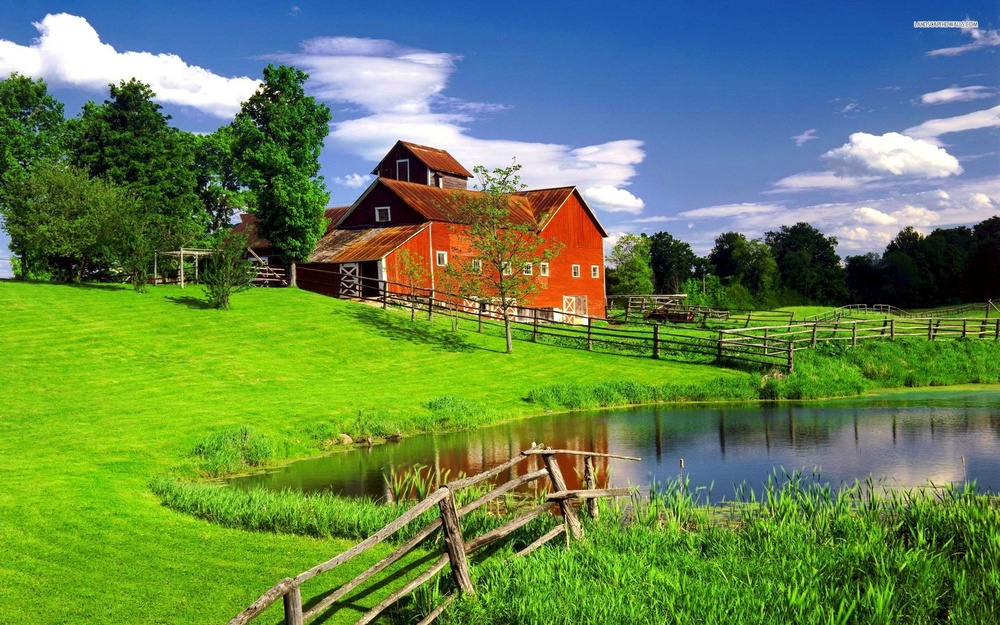
#> input picture Machine Learning/Assignment5Final/scenery.jpg, 1000 x 625 px, shrunk from 1920 x 1200 before the run
$ python ML1.py   (older library calls are emulated)
#> lines starting #> are read from the running program, lines starting #| are printed output that depends on the picture; long printed decimals are rounded
#> the answer given: 1
import numpy as np
import Image
import scipy
import os

# RGB Images
def loadImage(image):
#> called with image = 'scenery.jpg'
    im = Image.open(image);
#> im is the input picture: PIL image 1000x625 RGB; mean R, G, B 101.9, 132.5, 81.6
    mat = np.asarray(im);
    imageMatR = [];
    imageMatG = [];
    imageMatB = [];
    for i in range(0,mat.shape[0]):
        arrayr = [];
        arrayg = [];
        arrayb = [];
        for j in range(0,mat.shape[1]):
            arrayr.append(mat[i][j][0]);
            arrayg.append(mat[i][j][1]);
            arrayb.append(mat[i][j][2]);
        imageMatR.append(arrayr);
        imageMatG.append(arrayg);
        imageMatB.append(arrayb);
#> after the loop, imageMatB = 625 items; imageMatG = 625 items; imageMatR = 625 items
    return np.asarray(imageMatR),np.asarray(imageMatG),np.asarray(imageMatB);

# Perform SVD of matrix
def svdImage(mat):
    U,s,V = np.linalg.svd(mat,full_matrices=True);
    matDim = mat.shape;
    dim = (s.shape)[0];
    S = np.zeros((matDim),dtype=np.int)
    S[:dim,:dim] = np.diag(s);
    return U,S,V,s

# Takes only certain percentage of S
def newUSV(U,S,V,s,perc):
    n = int(round(perc*s.shape[0]));
    Unew = U[:,0:n];
    Snew = np.zeros((n,n),dtype=np.int);
    news = s[0:n]
    Snew[:n,:n] = np.diag(news);
    Vnew = V[0:n,:]
    return Unew,Snew,Vnew;

# Calculate dot Products
def dotPr(U,S,V):
    newMat = np.dot(U,np.dot(S,V));
    newMat = np.around(newMat);
    newMat = np.uint8(newMat);
    return newMat;

# Reconstructs images based on R G B
def reconstImage(R,G,B,num):
    imageMat = [];
    for i in range(0,R.shape[0]):
        imrow = [];
        for j in range(0,R.shape[1]):
            imrow.append((R[i][j],G[i][j],B[i][j]));
        imageMat.append(imrow);
    directory = 'ML1images';
    if not os.path.exists(directory):
            os.makedirs(directory)
    name = 'ML1images/'+num +'.jpeg';
    img = Image.fromarray(np.asarray(imageMat));
    img.save(name)
    return imageMat;

# Finds frobenius norm
def frobNorm(mat):
    return np.linalg.norm(mat);

print("Choose which Image to perform SVD on: ");
print("1. cartoon.jpg - Small Image");
print("2. scenery.jpg - Large Image");
n = input("Enter your Choice:");
if n == 1:
	img = "cartoon.jpg";
else:
	img = "scenery.jpg";

imageMatR,imageMatG,imageMatB = loadImage(img);

# SVD for R G B
Ur,Sr,Vr,sr = svdImage(imageMatR);
#> in svdImage, `U,s,V = np.linalg.svd(mat,full_matrices=True);`:
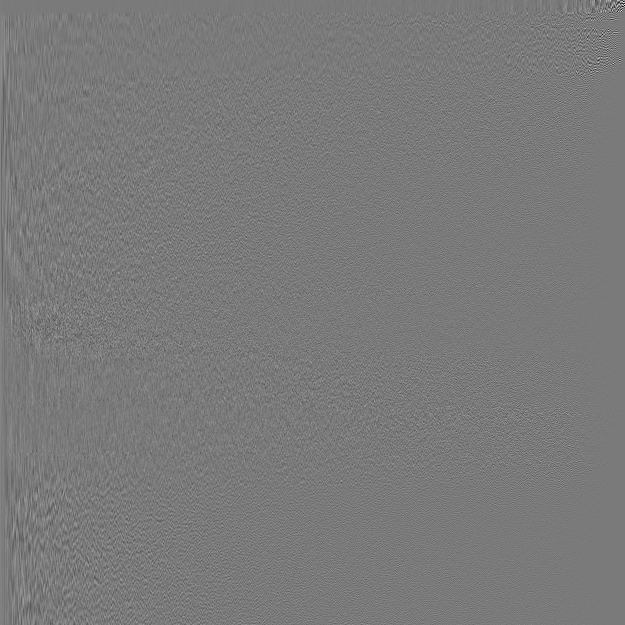
#> U: shape (625, 625) float64; min -0.542, max 0.587, mean 8.29e-05; drawn with min black and max white
#> in svdImage, `U,s,V = np.linalg.svd(mat,full_matrices=True);`:
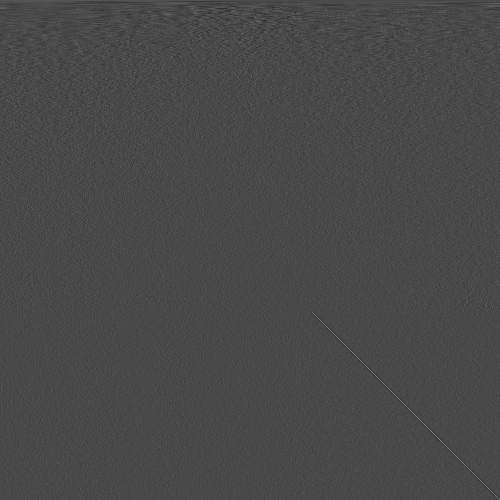
#> V: shape (1000, 1000) float64 (shown at 1/2 size); min -0.239, max 0.59, mean 3.55e-05; drawn with min black and max white
#> in svdImage, `U,s,V = np.linalg.svd(mat,full_matrices=True);`: s = 625 values, max 83322.1 at index 0, min 6.21 at index 624, mean 864.4
#> sr has the same summary as s in svdImage
Ug,Sg,Vg,sg = svdImage(imageMatG);
#> sg = 625 values, max 107847.2 at index 0, min 6.24 at index 624, mean 898.4
Ub,Sb,Vb,sb = svdImage(imageMatB);
#> sb = 625 values, max 82993.6 at index 0, min 7.25 at index 624, mean 772.4

# Image matrix for 10 percent
U10r,S10r,V10r = newUSV(Ur,Sr,Vr,sr,0.1);
#> in newUSV, `news = s[0:n]`: news = 62 values, max 83322.1 at index 0, min 1507 at index 61, mean 4913.5
U10g,S10g,V10g = newUSV(Ug,Sg,Vg,sg,0.1);
U10b,S10b,V10b = newUSV(Ub,Sb,Vb,sb,0.1);
imageMat10R = dotPr(U10r,S10r,V10r);
imageMat10G = dotPr(U10g,S10g,V10g);
imageMat10B = dotPr(U10b,S10b,V10b);

# Image matrix for 25 percent
U25r,S25r,V25r = newUSV(Ur,Sr,Vr,sr,0.25);
#> call 4 of newUSV, with s = array of shape (625,), perc = 0.25
#> in newUSV (call 4), `Unew = U[:,0:n];`:
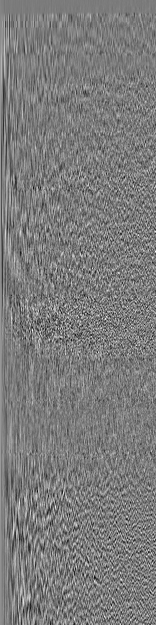
#> Unew: shape (625, 156) float64; min -0.198, max 0.21, mean 0.000298; drawn with min black and max white
#> in newUSV (call 4), `news = s[0:n]`: news = 156 values, max 83322.1 at index 0, min 753.2 at index 155, mean 2574.5
U25g,S25g,V25g = newUSV(Ug,Sg,Vg,sg,0.25);
#> in newUSV (call 5), `Unew = U[:,0:n];`:
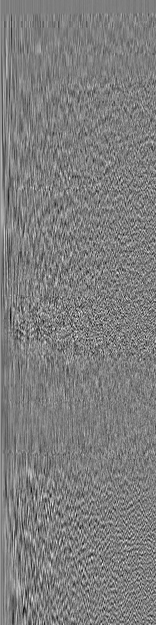
#> Unew: shape (625, 156) float64; min -0.213, max 0.217, mean 0.000268; drawn with min black and max white
#> in newUSV (call 5), `news = s[0:n]`: news = 156 values, max 107847.2 at index 0, min 769.2 at index 155, mean 2709.6
U25b,S25b,V25b = newUSV(Ub,Sb,Vb,sb,0.25);
#> in newUSV (call 6), `Unew = U[:,0:n];`:
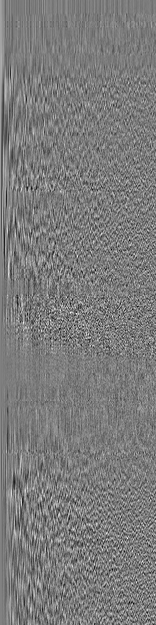
#> Unew: shape (625, 156) float64; min -0.212, max 0.225, mean 0.000116; drawn with min black and max white
#> in newUSV (call 6), `news = s[0:n]`: news = 156 values, max 82993.6 at index 0, min 681 at index 155, mean 2259.4
#> in newUSV (call 6), `Vnew = V[0:n,:]`:
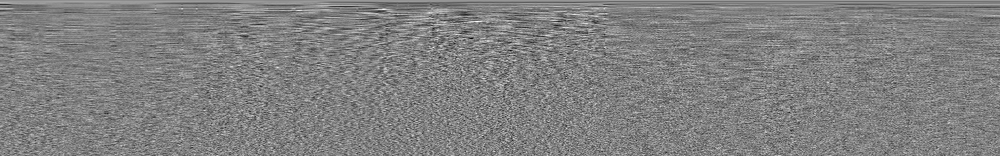
#> Vnew: shape (156, 1000) float64; min -0.193, max 0.189, mean 0.000263; drawn with min black and max white
imageMat25R = dotPr(U25r,S25r,V25r);
imageMat25G = dotPr(U25g,S25g,V25g);
#> in dotPr (call 5), `newMat = np.uint8(newMat);`:
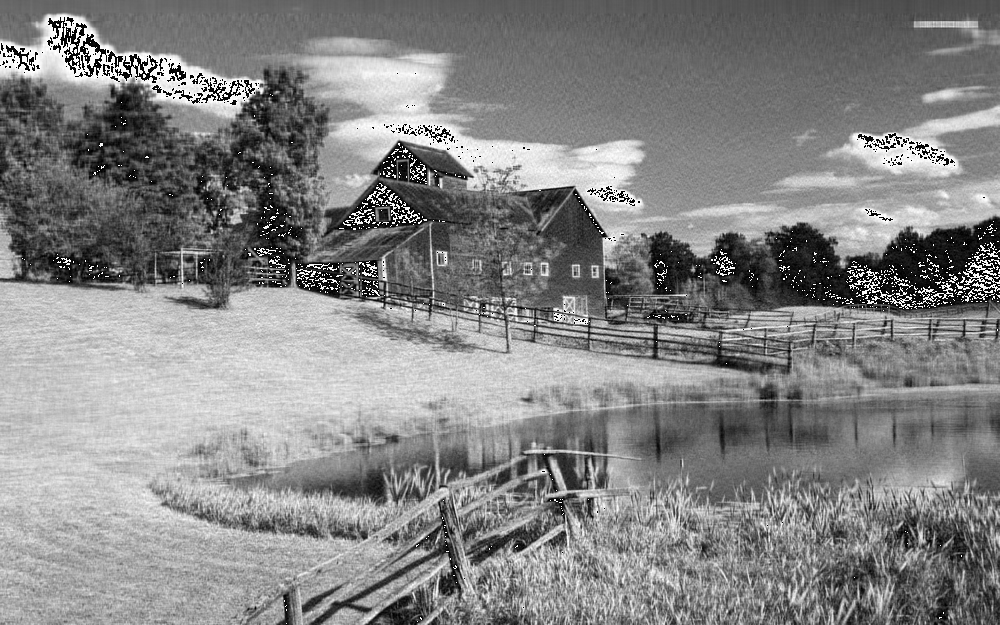
#> newMat: shape (625, 1000); min 0, max 255, mean 132.6
imageMat25B = dotPr(U25b,S25b,V25b);

# Image matrix for 50 percent
U50r,S50r,V50r = newUSV(Ur,Sr,Vr,sr,0.50);
U50g,S50g,V50g = newUSV(Ug,Sg,Vg,sg,0.50);
U50b,S50b,V50b = newUSV(Ub,Sb,Vb,sb,0.50);
imageMat50R = dotPr(U50r,S50r,V50r);
imageMat50G = dotPr(U50g,S50g,V50g);
imageMat50B = dotPr(U50b,S50b,V50b);


# For 10percent
imagemat10 = reconstImage(imageMat10R,imageMat10G,imageMat10B,'10Percent');
#> after the loop in reconstImage, `for i in range(0,R.shape[0]):`: imageMat = 625 items
#> imagemat10 = 625 items
# For 25percent
imagemat25 = reconstImage(imageMat25R,imageMat25G,imageMat25B,'25Percent');
#> imagemat25 = 625 items
# For 50percent
imagemat50 = reconstImage(imageMat50R,imageMat50G,imageMat50B,'50Percent');
#> imagemat50 = 625 items

print("Please open folder ML1images to see reconstructed images");
print("Frobenius norm of RGB of original image: (" + str(frobNorm(imageMatR)) + "," + str(frobNorm(imageMatG)) + ","+ str(frobNorm(imageMatB)) +")");
#| Frobenius norm of RGB of original image: (93445.239,114869.646,91199.819)
print("Frobenius norm of RGB of 10 percent image: (" + str(frobNorm(imageMat10R)) + "," + str(frobNorm(imageMat10G)) + ","+ str(frobNorm(imageMat10B)) +")");
#| Frobenius norm of RGB of 10 percent image: (92217.650,114156.339,92519.715)
print("Frobenius norm of RGB of 25 percent image: (" + str(frobNorm(imageMat25R)) + "," + str(frobNorm(imageMat25G)) + ","+ str(frobNorm(imageMat25B)) +")");
#| Frobenius norm of RGB of 25 percent image: (92902.576,114639.056,95203.439)
print("Frobenius norm of RGB of 50 percent image: (" + str(frobNorm(imageMat50R)) + "," + str(frobNorm(imageMat50G)) + ","+ str(frobNorm(imageMat50B)) +")");
#| Frobenius norm of RGB of 50 percent image: (93059.567,114642.982,96237.817)
